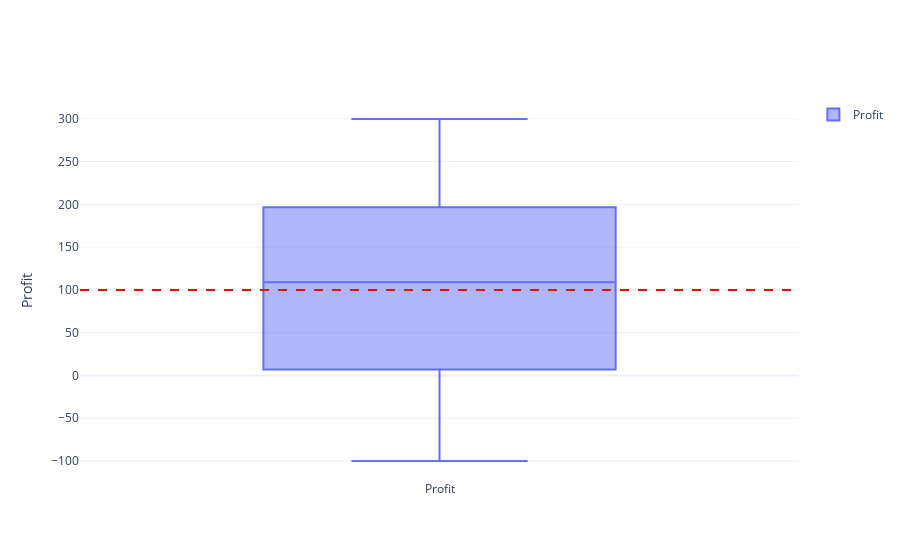

Here is the notebook cell this chart was saved with:
### Code cell
# 📘 Box Plot with Shape Overlay

fig3 = create_go_figure("Profit Distribution with Profit Threshold Line")
trace = go.Box(y=df["Profit"], name="Profit")
add_trace_go(fig3, trace)

# Add a horizontal threshold line at y = 100
shape = dict(type="line", x0=0, x1=1, y0=100, y1=100, xref='paper', yref='y',
             line=dict(color="red", width=2, dash="dash"))
fig3 = add_shape_go(fig3, shape)
update_go_layout(fig3, yaxis_title="Profit")
fig3.show()

### Figure 1 — Plotly figure (JSON) as saved in the notebook; plotly's stock layout.template omitted (floating-point values rounded to 4 significant figures; data arrays with more than 128 entries replaced by an {"elided": "..."} marker saying what was removed)
{"data": [{"name": "Profit", "type": "box", "y": {"elided": "1000 float values"}}], "layout": {"shapes": [{"line": {"color": "red", "dash": "dash", "width": 2}, "type": "line", "x0": 0, "x1": 1, "xref": "paper", "y0": 100, "y1": 100, "yref": "y"}], "showlegend": true, "title": {}, "xaxis": {"title": {}}, "yaxis": {"title": {"text": "Profit"}}}}
